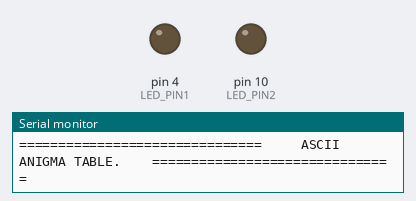
Simulated run of this sketch. Board: Arduino Uno, built with avr-gcc and run on an emulated ATmega328P. Parts: output pins drawn as LEDs (lit = HIGH), the last lines printed to the serial monitor. Random numbers use the default seed unless the sketch sets one.

Above: at 0.1 s.
At 22.32 s:
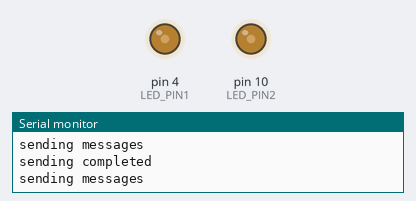
At 38.74 s:
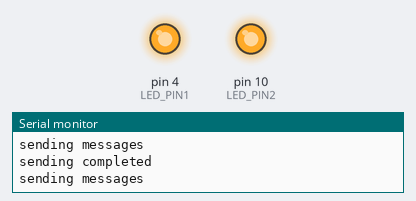
Timing chart, 0 to 40.0 s (numbered marks = the images above):
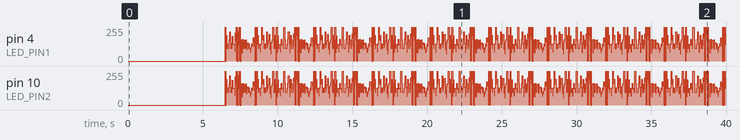

The sketch:

transmit_anigma.ino
```cpp
#define LED_PIN1 4
#define LED_PIN2 10
#define BUTTON_PIN A0
#define PERIOD 5

/*********************/
/***   global var  ***/
/*********************/
char* string = "Everybody, shout out his name!! The Master of Network Communication, Han Jun!\n";
int string_length;
unsigned char ascii_anigma[256];
int ascii_num = 256;
//int ascii_num = 128;
char buff[200];


/*****************************************************************************/
/************************     set up ANIGMA        ***************************/
/*****************************************************************************/
char  encrypt_anigram(char input) { return (ascii_anigma[input]); }

void setup_anigma_table(void)
{
  randomSeed(2022);
  int rand_num = ascii_num;
  for (int i = 0; i < ascii_num; i++)
    ascii_anigma[i] = i;
  int temp, swap_temp;
      while (--rand_num >= 0)
  {
    temp = random(0, rand_num);
    swap_temp = ascii_anigma[rand_num];
    ascii_anigma[rand_num] = ascii_anigma[temp];
    ascii_anigma[temp] = swap_temp;
  }
}

void print_anigma_table(void)
{
  int row_num = ascii_num / 4;
  Serial.println("\n\n===============================     ASCII ANIGMA TABLE.    ===============================");
  for (int i = 0; i < row_num; i++)
  {
    for (int j = 0; j < 4; j++)
    {
      sprintf(buff, "| index[%03d] => %03d   |", (j * row_num) + i, ascii_anigma[(j * row_num) + i]);
      Serial.print(buff);
    }
    Serial.println("");
  }
  Serial.println("========================================================================================");
  Serial.println("\n=========  Start sending message! =========\n");
}

/*****************************************************************************/
/***************************        main        ******************************/
/*****************************************************************************/
void setup()
{
  pinMode(LED_PIN1, OUTPUT);
  pinMode(LED_PIN2, OUTPUT);
  //pinMode(BUTTON_PIN, INPUT_PULLUP);
  string_length = strlen(string);
  Serial.begin(9600);
  setup_anigma_table();
  print_anigma_table();
}

void loop()
{
  Serial.println("sending messages");
  for(int i = 0; i < string_length; i ++)
  {
    send_byte(encrypt_anigram(string[i]));
  }
  Serial.println("sending completed");
  //delay(1000);
}

void send_byte(char my_byte)
{
  digitalWrite(LED_PIN1, LOW);
  digitalWrite(LED_PIN2, LOW);
  delay(PERIOD);

  //transmission of bits
  for(int i = 0; i < 8; i++)
  {
    digitalWrite(LED_PIN1, (my_byte&(0x01 << i))!=0 );
    digitalWrite(LED_PIN2, (my_byte&(0x01 << i))!=0 );
    delay(PERIOD);
  }

  digitalWrite(LED_PIN1, HIGH);
  digitalWrite(LED_PIN2, HIGH);
  delay(PERIOD);

}
```
